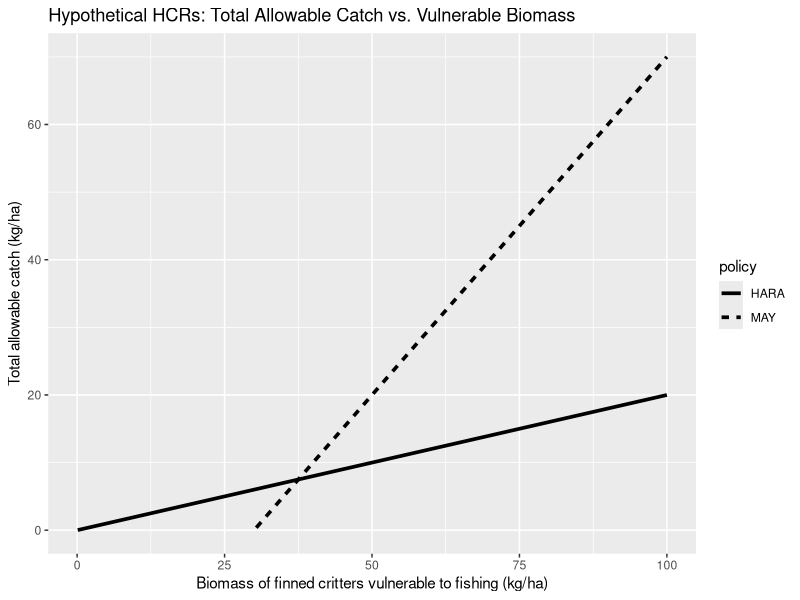
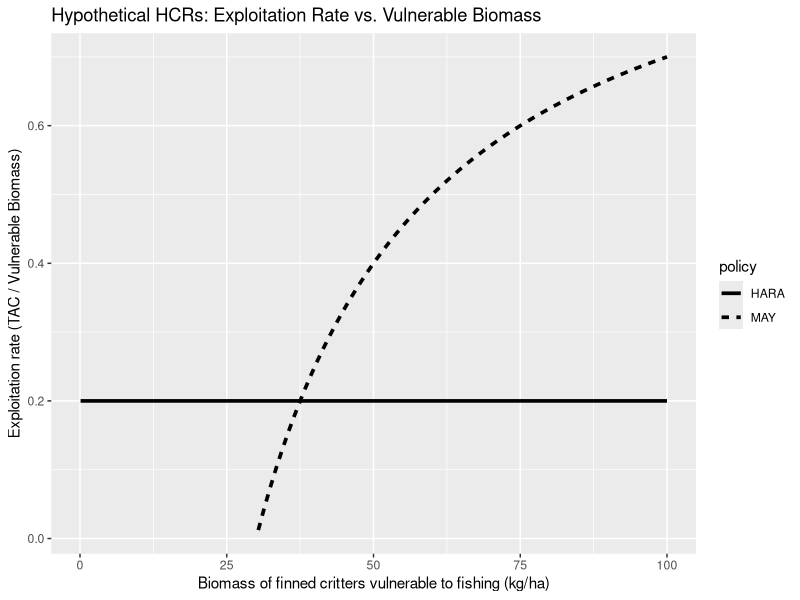
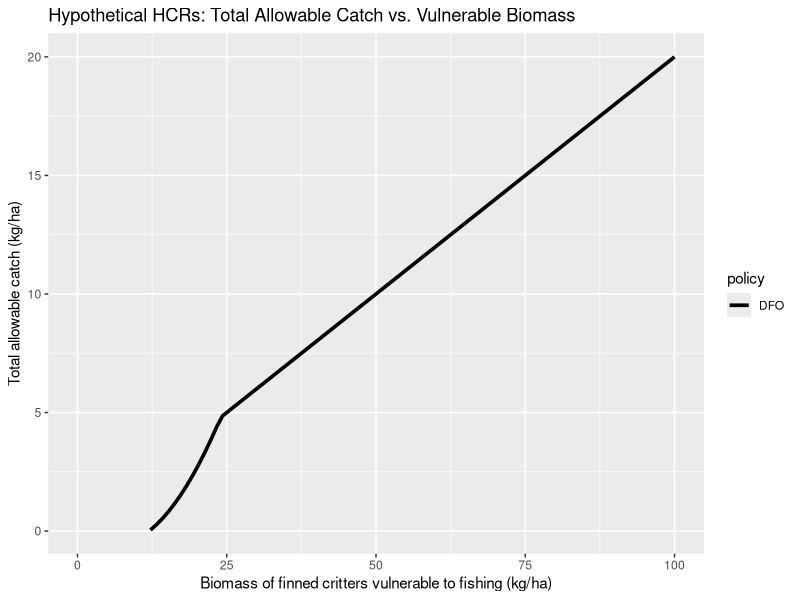
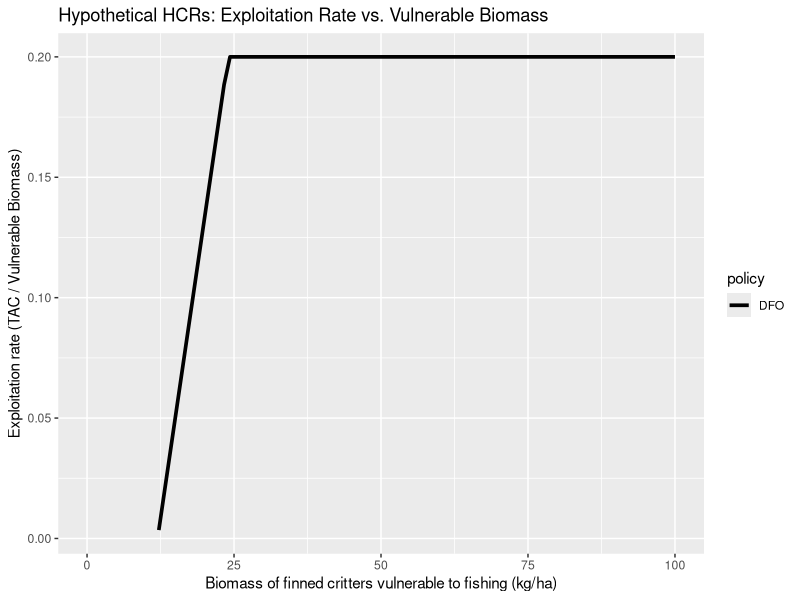
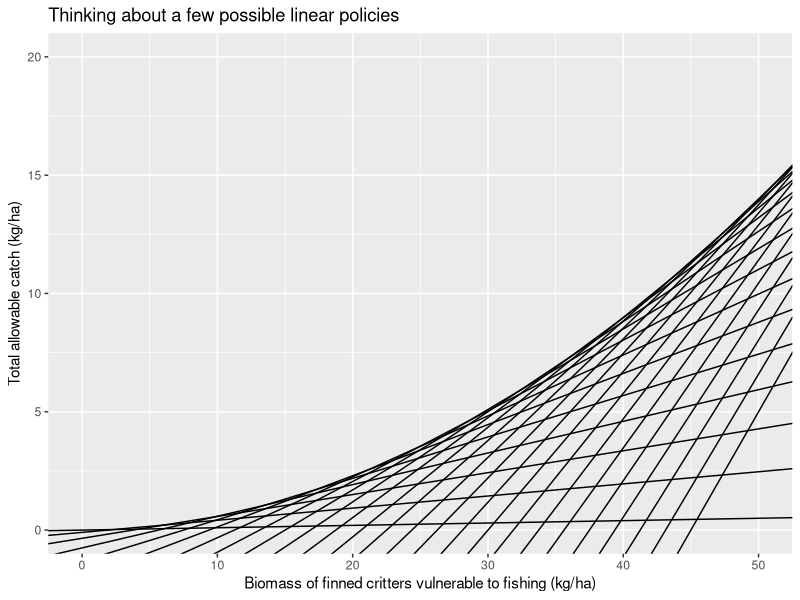
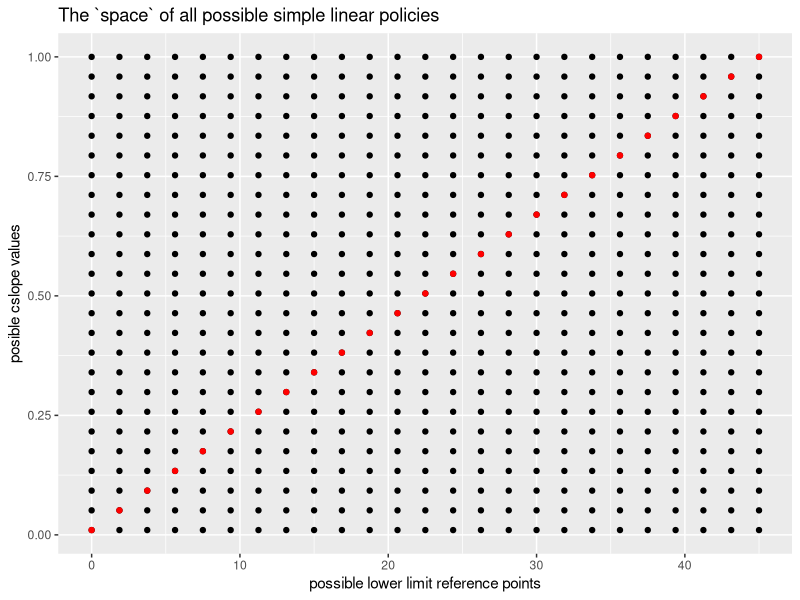

Reproduce these figures in R, in order.
## ---- chunk 1
# packages
library(tidyverse)
## ---- chunk 2
vB <- seq(from=0.1, to =100, length.out = 100) # biomass vulnerable to fishing
b_lrp <- c(0, 30) # lower limit reference point
c_slopes <- c(0.2, 1) # slope of harvest control rule

TAC_HARA <-  c_slopes[1] * (vB - b_lrp[1]) # total allowable catch HARA 
U_HARA <- TAC_HARA / vB # exploitation rate HARA

TAC_MAY <-  c_slopes[2] * (vB - b_lrp[2])
TAC_MAY[which(TAC_MAY < 0 )] <- NA # Set negative values to NA (don't harvest below blrp)
U_MAY <- TAC_MAY / vB 

# make a big data frame
data_HARA <- data.frame(vB, TAC = TAC_HARA,  U = U_HARA, policy = "HARA")
data_MAY <- data.frame(vB, TAC = TAC_MAY,  U = U_MAY, policy = "MAY")
data <- rbind(data_HARA, data_MAY)

data %>%
  ggplot(aes(x=vB, y = TAC, group = policy))+
  geom_line(aes(linetype = policy), lwd = 1.25) +
  ylab("Total allowable catch (kg/ha)") + 
  xlab("Biomass of finned critters vulnerable to fishing (kg/ha)") + 
  ggtitle("Hypothetical HCRs: Total Allowable Catch vs. Vulnerable Biomass")

## ---- chunk 3

data %>%
  ggplot(aes(x=vB, y = U, group = policy))+
  geom_line(aes(linetype = policy), lwd = 1.25) +
  ylab("Exploitation rate (TAC / Vulnerable Biomass)") + 
  xlab("Biomass of finned critters vulnerable to fishing (kg/ha)") + 
  ggtitle("Hypothetical HCRs: Exploitation Rate vs. Vulnerable Biomass")
## ---- chunk 4

U_MSY <- 0.2 
B_MSY <- 30
b_lrp <- 0.4*B_MSY
u_lrp <- 0.8*B_MSY

U_DFO <- U_MSY * (vB - b_lrp) / (u_lrp - b_lrp)
U_DFO[which(U_DFO < 0 )] <- NA # Set negative values to NA 
U_DFO[which(U_DFO > U_MSY)] <- U_MSY # Set negative values to NA 

# calculate the TAC as U*vB
data_DFO <- data.frame(vB, TAC = U_DFO*vB,  U = U_DFO, policy = "DFO")
data <- rbind(data, data_DFO)
## ---- chunk 5
data %>%
  filter(policy == "DFO") %>%
  ggplot(aes(x=vB, y = TAC, group = policy))+
  geom_line(aes(linetype = policy), lwd = 1.25) +
  ylab("Total allowable catch (kg/ha)") + 
  xlab("Biomass of finned critters vulnerable to fishing (kg/ha)") + 
  ggtitle("Hypothetical HCRs: Total Allowable Catch vs. Vulnerable Biomass")

## ---- chunk 6

data %>%
  filter(policy == "DFO") %>%
  ggplot(aes(x=vB, y = U, group = policy))+
  geom_line(aes(linetype = policy), lwd = 1.25) +
  ylab("Exploitation rate (TAC / Vulnerable Biomass)") + 
  xlab("Biomass of finned critters vulnerable to fishing (kg/ha)") + 
  ggtitle("Hypothetical HCRs: Exploitation Rate vs. Vulnerable Biomass")

## ---- chunk 7
b_lrp <- seq(from = 0, to = 45, length.out = 25) # lower limit reference point
c_slopes <- seq(from=0.01, to = 1.0, length.out = length(b_lrp)) # slope of hcr

# solve c_slopes*(vb-b_lrp) for vb = 0 
yints <- -b_lrp*c_slopes

my_lines <- data.frame(yints, b_lrp, c_slopes)
my_lines$policy <- as.factor(1:nrow(my_lines))
my_lines$vB <- seq(from = 0, to = 100, length.out = nrow(my_lines))
my_lines$TAC <- seq(from=0, to = 60, length.out = nrow(my_lines))

my_lines %>%
  ggplot(aes(x=vB, y = TAC))+
  geom_abline(mapping = aes(intercept = yints, slope = c_slopes,
              group = policy))  + 
  scale_x_continuous(limits = c(0, 50)) + 
  scale_y_continuous(limits = c(0, 20)) +
  ylab("Total allowable catch (kg/ha)") + 
  xlab("Biomass of finned critters vulnerable to fishing (kg/ha)") + 
  ggtitle("Thinking about a few possible linear policies")  
## ---- chunk 8
# get all combinations of blrp, cslope
my_grid <- expand.grid(b_lrp = b_lrp, c_slope = c_slopes)

my_grid %>%
  ggplot(aes(x = b_lrp, y = c_slope)) + 
  geom_point() + 
  geom_point(data = my_lines, aes(x = b_lrp, y = c_slopes), 
             colour = "red") + 
  xlab("possible lower limit reference points") + 
  ylab("posible cslope values") + 
  ggtitle("The `space` of all possible simple linear policies")

# red points identify the subset of policies from the previous line plot
# black points are policies that weren't plotted on the previous line plot
